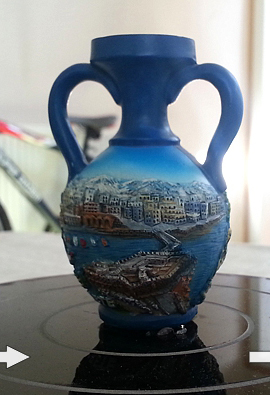
#> input picture demo/vase.jpg, 270 x 395 px, found by its file name
$ python sub.py
#> lines starting #> are read from the running program, lines starting #| are printed output that depends on the picture
import cv2
import numpy as np

def subtract(a, b, threshold):
	res = np.empty_like(a)
	if (a.shape == b.shape):
		res[:] = a
		for x in range(len(a)):
			for y in range(len(a[0])):
				for z in range(len(a[0][0])):
					if (z == 2):
						aval = b[x][y][z]
						bval = a[x][y][z]
						if (aval > bval):
							res[x][y][z] = aval-bval
						elif (aval < bval):
							res[x][y][z] = bval-aval
						else:
							res[x][y][z] = 0
						if res[x][y][z] > threshold:
							res[x][y][z] = 255
						else:
							res[x][y][z] = 0
					else:
						res[x][y][z] = 0
	return res

if __name__ == "__main__":

	vase = cv2.imread("demo/vase.jpg")
#> vase is the input picture: shape (395, 270, 3); mean B, G, R 133.1, 128.8, 121.7
	vaselaser = cv2.imread("demo/vasefakelaser.jpg")
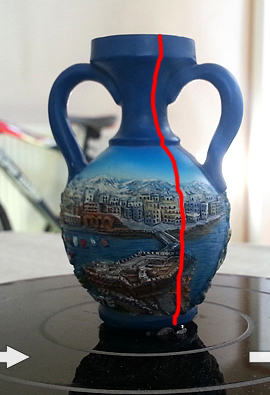
#> input picture demo/vasefakelaser.jpg, 270 x 395 px, found by its file name
#> vaselaser is the input picture: shape (395, 270, 3); mean B, G, R 132, 127.9, 124.1

	cv2.imshow('Vase', subtract(vase, vaselaser, 100))
#> after the loop in subtract, `for x in range(len(a)):`:
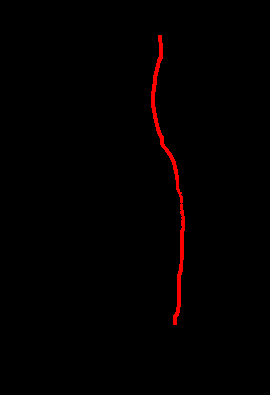
#> res: shape (395, 270, 3); mean B, G, R 0, 0, 2.8
	cv2.waitKey(0)
	cv2.destroyAllWindows()
